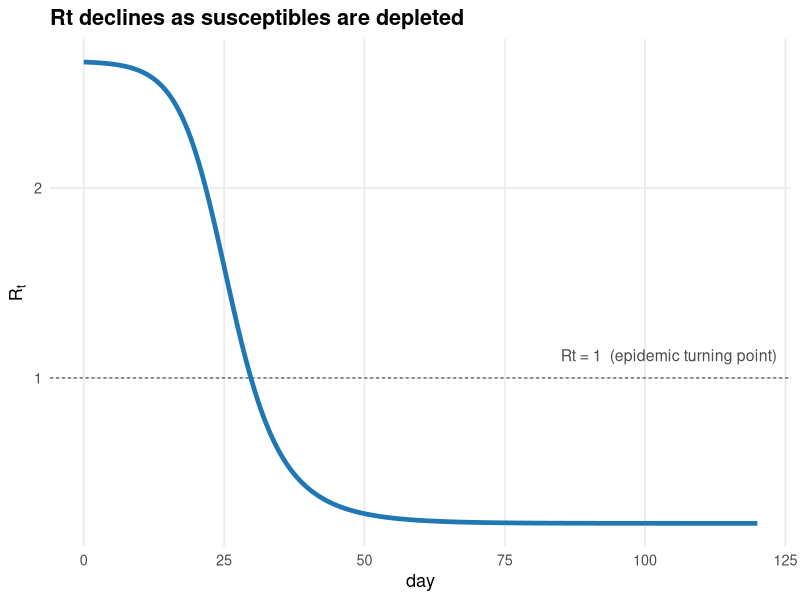
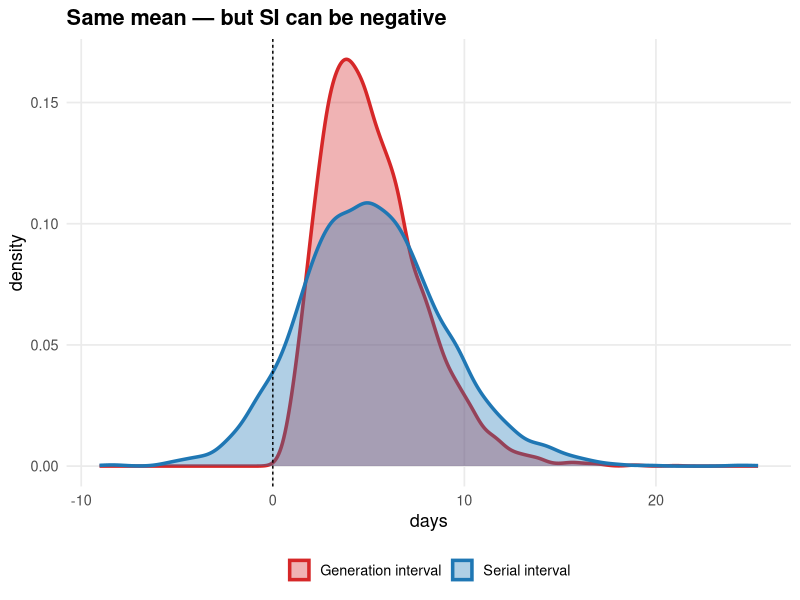
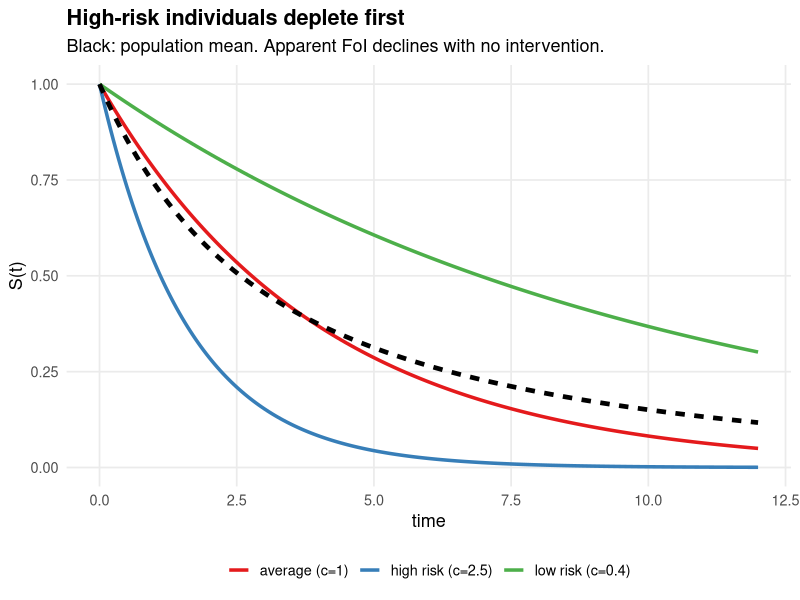
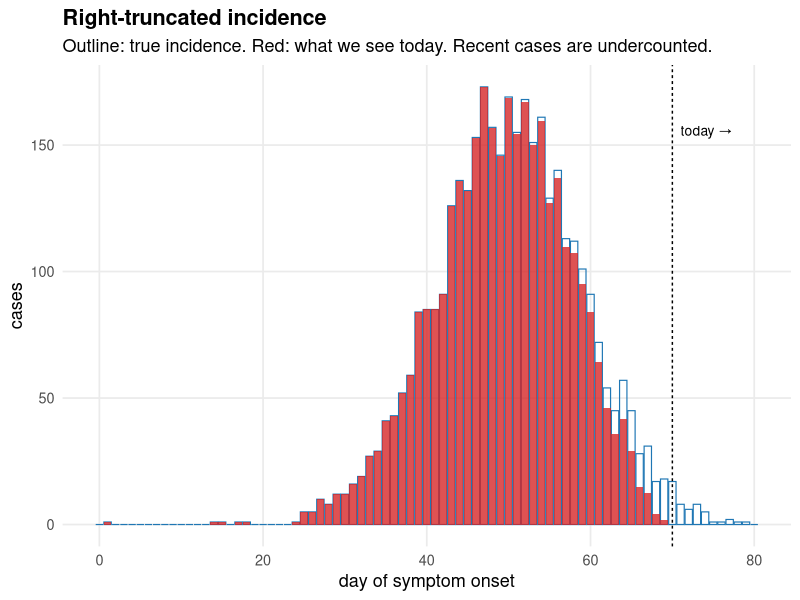
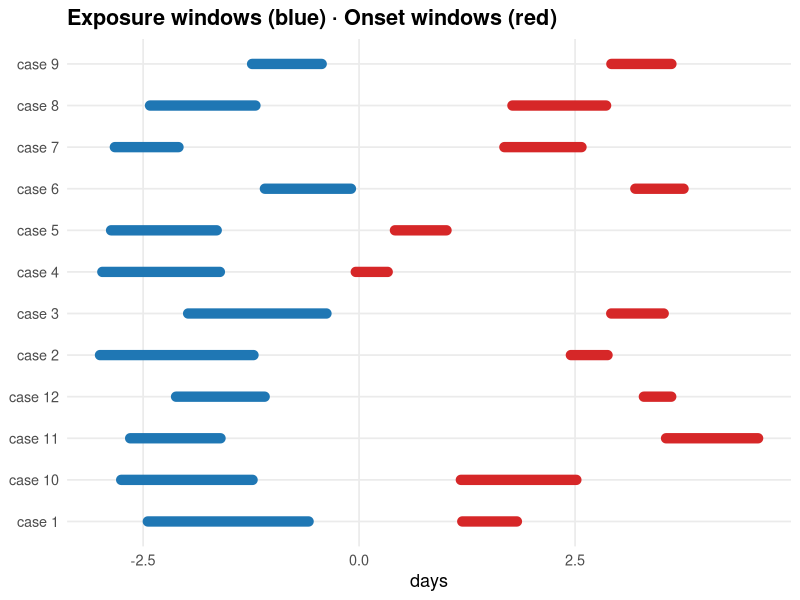
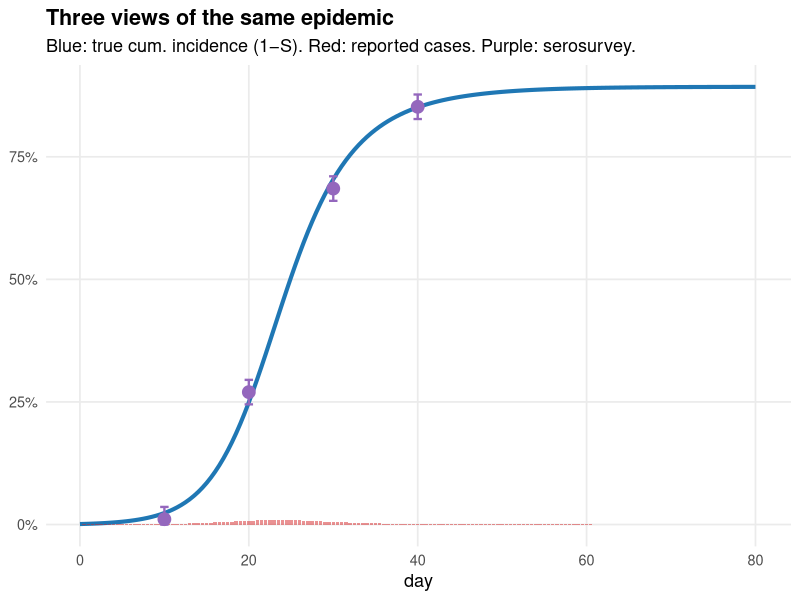
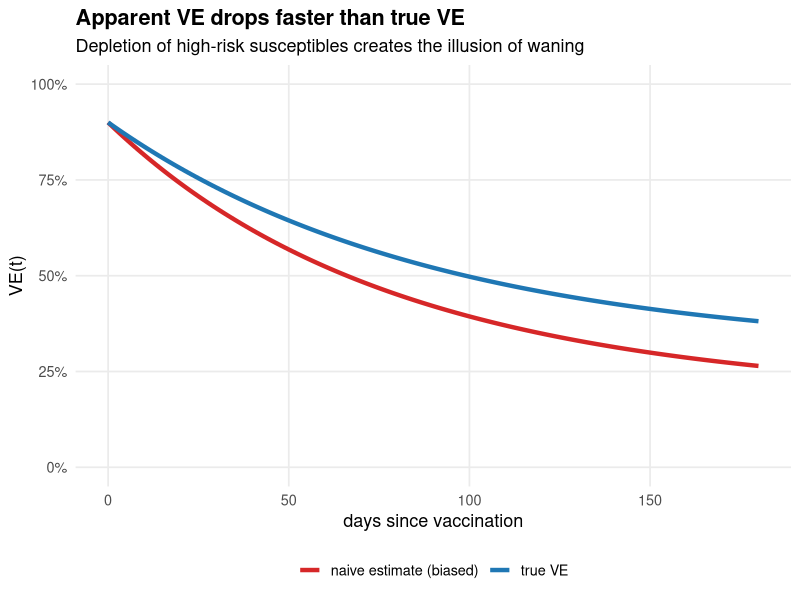
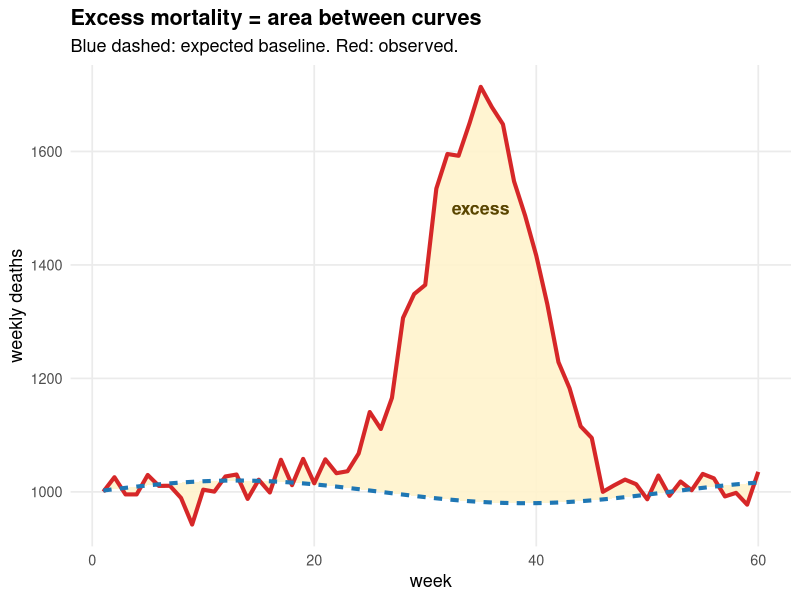

Recreate these plots in R, in order.
## ---- chunk 1
#| include: false
suppressPackageStartupMessages({
  library(ggplot2)
  library(dplyr)
  library(tidyr)
  library(deSolve)
})
theme_set(theme_minimal(base_size = 13) +
  theme(panel.grid.minor = element_blank(),
        plot.title = element_text(face = "bold")))
pal <- c(S = "#1f77b4", E = "#9467bd", I = "#d62728", R = "#2ca02c", D = "#7f7f7f")
sir <- function(t, y, p) {
  with(as.list(c(y, p)), {
    dS <- -beta * S * I / N
    dI <-  beta * S * I / N - gamma * I
    dR <-  gamma * I
    list(c(dS, dI, dR))
  })
}
## ---- chunk 2
out <- as.data.frame(ode(c(S = 0.999, I = 0.001, R = 0),
                         seq(0, 120, 0.5), sir,
                         parms = c(beta = 0.4, gamma = 0.15, N = 1)))
out$Rt <- (0.4 / 0.15) * out$S
ggplot(out, aes(time, Rt)) +
  geom_hline(yintercept = 1, linetype = "22", colour = "grey40") +
  geom_line(linewidth = 1.6, colour = "#1f77b4") +
  annotate("text", x = 85, y = 1.12, label = "Rt = 1  (epidemic turning point)",
           colour = "grey30", size = 4, hjust = 0) +
  labs(x = "day", y = expression(R[t]),
       title = "Rt declines as susceptibles are depleted")
## ---- chunk 3
set.seed(9)
n <- 5000
GI <- rgamma(n, shape = 4, rate = 4/5.2)
inc_or <- rgamma(n, shape = 4, rate = 4/4)
inc_ee <- rgamma(n, shape = 4, rate = 4/4)
SI <- GI + (inc_ee - inc_or)
tibble(value = c(GI, SI),
       kind  = rep(c("Generation interval", "Serial interval"), each = n)) |>
  ggplot(aes(value, fill = kind, colour = kind)) +
  geom_density(alpha = 0.35, linewidth = 1.2) +
  geom_vline(xintercept = 0, linetype = "22") +
  scale_fill_manual(values  = c("Generation interval" = "#d62728",
                                "Serial interval"    = "#1f77b4")) +
  scale_colour_manual(values = c("Generation interval" = "#d62728",
                                 "Serial interval"    = "#1f77b4")) +
  labs(x = "days", y = "density", fill = NULL, colour = NULL,
       title = "Same mean — but SI can be negative") +
  theme(legend.position = "bottom")
## ---- chunk 4
t <- seq(0, 12, 0.05)
groups <- tibble(g = c("low risk (c=0.4)", "average (c=1)", "high risk (c=2.5)"), c = c(0.4, 1, 2.5))
df <- expand.grid(t = t, g = groups$g) |> left_join(groups, by = "g") |>
  mutate(S = exp(-0.25 * c * t))
pop <- df |> group_by(t) |> summarise(S = mean(S), .groups = "drop") |> mutate(g = "population mean")
ggplot() +
  geom_line(data = df, aes(t, S, colour = g), linewidth = 1.2) +
  geom_line(data = pop, aes(t, S), colour = "black", linewidth = 1.6, linetype = "22") +
  scale_colour_brewer(palette = "Set1") +
  labs(x = "time", y = "S(t)", colour = NULL,
       title = "High-risk individuals deplete first",
       subtitle = "Black: population mean. Apparent FoI declines with no intervention.") +
  theme(legend.position = "bottom")
## ---- chunk 5
set.seed(3)
days <- 0:80
mu <- 160 * dnorm(days, 50, 9) / max(dnorm(days, 50, 9))
true_inc <- rpois(length(days), pmax(mu, 0.4))
delay_pmf <- dgamma(0:30, shape = 2, rate = 0.4)
delay_pmf <- delay_pmf / sum(delay_pmf)
today <- 70
reported <- rep(0, length(days))
for (d in seq_along(days)) {
  for (k in 0:30) {
    if (days[d] + k <= today)
      reported[d] <- reported[d] + true_inc[d] * delay_pmf[k+1]
  }
}
df <- tibble(day = days, `true incidence` = true_inc, `reported by today` = reported) |>
  pivot_longer(-day)
ggplot(df, aes(day, value, fill = name)) +
  geom_col(data = filter(df, name == "true incidence"),
           fill = NA, colour = "#1f77b4", linewidth = 0.4) +
  geom_col(data = filter(df, name == "reported by today"),
           fill = "#d62728", alpha = 0.8) +
  geom_vline(xintercept = today, linetype = "22") +
  annotate("text", x = today + 1, y = max(true_inc) * 0.9,
           label = "today →", hjust = 0, size = 3.5) +
  labs(x = "day of symptom onset", y = "cases",
       title = "Right-truncated incidence",
       subtitle = "Outline: true incidence. Red: what we see today. Recent cases are undercounted.")
## ---- chunk 6
set.seed(11)
n <- 12
df <- tibble(
  case = factor(paste("case", seq_len(n))),
  EL = runif(n, -3, -1), ER = EL + runif(n, 0.5, 2),
  OL = ER + runif(n, 1.5, 6), OR = OL + runif(n, 0.3, 1.5)
)
ggplot(df) +
  geom_segment(aes(x = EL, xend = ER, y = case, yend = case),
               colour = "#1f77b4", linewidth = 3.5, lineend = "round") +
  geom_segment(aes(x = OL, xend = OR, y = case, yend = case),
               colour = "#d62728", linewidth = 3.5, lineend = "round") +
  labs(x = "days", y = NULL,
       title = "Exposure windows (blue) · Onset windows (red)")
## ---- chunk 7
set.seed(5)
out_sero <- as.data.frame(ode(c(S = 0.999, I = 0.001, R = 0),
                              seq(0, 80, 0.5), sir,
                              parms = c(beta = 0.45, gamma = 0.18, N = 1)))
out_sero$cum_inc <- 1 - out_sero$S
sample_t <- c(10, 20, 30, 40)
samp <- tibble(t = sample_t,
               true = approx(out_sero$time, out_sero$cum_inc, sample_t)$y) |>
  mutate(observed = pmin(1, pmax(0, true + rnorm(n(), 0, 0.015))))
new_inf <- c(NA, -diff(out_sero$S)) * 0.35  # 35% ascertainment
out_sero$reported <- new_inf
ggplot() +
  geom_line(data = out_sero, aes(time, cum_inc), colour = "#1f77b4", linewidth = 1.4) +
  geom_col(data = out_sero[!is.na(out_sero$reported),],
           aes(time, pmax(0, reported)), fill = "#d62728", alpha = 0.5, width = 0.4) +
  geom_point(data = samp, aes(t, observed), size = 4, colour = "#9467bd") +
  geom_errorbar(data = samp,
                aes(x = t, ymin = pmax(0, observed - 0.025), ymax = pmin(1, observed + 0.025)),
                width = 1, colour = "#9467bd", linewidth = 0.8) +
  scale_y_continuous(labels = scales::percent, limits = c(0, NA)) +
  labs(x = "day", y = NULL,
       title = "Three views of the same epidemic",
       subtitle = "Blue: true cum. incidence (1−S). Red: reported cases. Purple: serosurvey.")
## ---- chunk 8
t <- seq(0, 180, 1)
true_VE  <- 0.3 + 0.6 * exp(-t / 90)
naive_VE <- true_VE - 0.12 * (1 - exp(-t / 50))
tibble(t, `true VE` = true_VE, `naive estimate (biased)` = naive_VE) |>
  pivot_longer(-t) |>
  ggplot(aes(t, value, colour = name)) +
  geom_line(linewidth = 1.5) +
  scale_colour_manual(values = c(`true VE` = "#1f77b4",
                                 `naive estimate (biased)` = "#d62728")) +
  scale_y_continuous(limits = c(0, 1), labels = scales::percent) +
  labs(x = "days since vaccination", y = "VE(t)", colour = NULL,
       title = "Apparent VE drops faster than true VE",
       subtitle = "Depletion of high-risk susceptibles creates the illusion of waning") +
  theme(legend.position = "bottom")
## ---- chunk 9
set.seed(8)
weeks <- 1:60
baseline <- 1000 + 20 * sin(2 * pi * weeks / 52)
epi_signal <- 700 * dnorm(weeks, 35, 5) / max(dnorm(weeks, 35, 5))
observed <- baseline + epi_signal + rnorm(length(weeks), 0, 25)
tibble(week = weeks, baseline, observed) |>
  ggplot(aes(week)) +
  geom_ribbon(aes(ymin = baseline, ymax = observed), fill = "#fff2cc", alpha = 0.9) +
  geom_line(aes(y = observed), colour = "#d62728", linewidth = 1.4) +
  geom_line(aes(y = baseline), colour = "#1f77b4", linewidth = 1.4, linetype = "22") +
  annotate("text", x = 35, y = 1500, label = "excess", colour = "#5a4500",
           size = 4.5, fontface = "bold") +
  labs(x = "week", y = "weekly deaths",
       title = "Excess mortality = area between curves",
       subtitle = "Blue dashed: expected baseline. Red: observed.")
